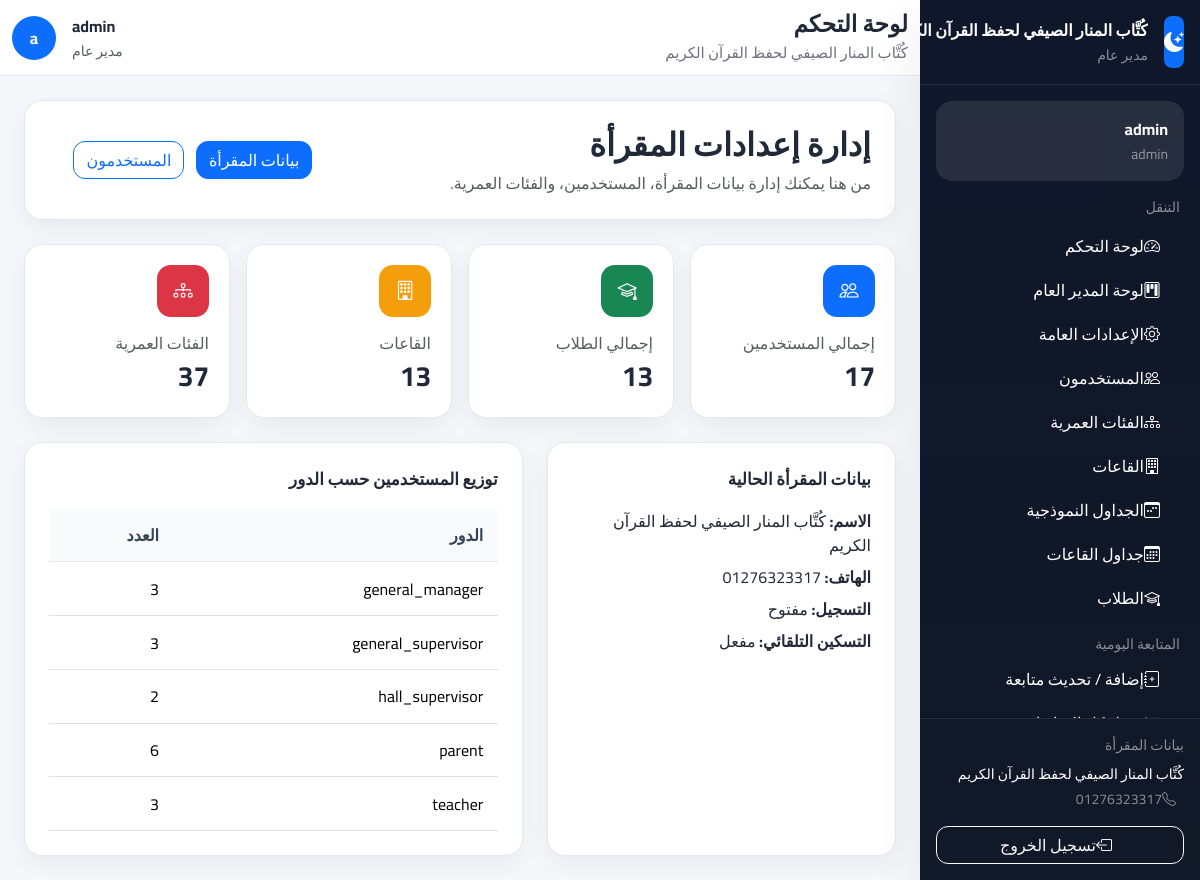
The app's page /accounts/settings/ (signed in) with its own data.
### accounts/models.py (models this page shows, shortened)
class SiteSettings(models.Model):
    name = models.CharField(max_length=200, default='مقرأة القرآن الكريم', verbose_name='اسم المقرأة')
    logo = models.ImageField(upload_to='settings/', blank=True, null=True, verbose_name='الشعار')
    address = models.CharField(max_length=300, blank=True, verbose_name='العنوان')
    phone = models.CharField(max_length=20, blank=True, verbose_name='الهاتف')
    email = models.EmailField(blank=True, verbose_name='البريد الإلكتروني')
    description = models.TextField(blank=True, verbose_name='نبذة عن المقرأة')
    allow_registration = models.BooleanField(default=True, verbose_name='السماح بالتسجيل')
    auto_assign_halls = models.BooleanField(default=True, verbose_name='التسكين التلقائي')
    max_age_limit = models.PositiveIntegerField(default=15, verbose_name='الحد الأقصى للسن')
    min_age_limit = models.PositiveIntegerField(default=3, verbose_name='الحد الأدنى للسن')
    attendance_start_time = models.TimeField(default='08:00', verbose_name='وقت بداية الحضور')
    late_threshold_minutes = models.PositiveIntegerField(default=15, verbose_name='دقائق التأخير')
    facebook = models.URLField(blank=True, verbose_name='فيسبوك')
    whatsapp = models.CharField(max_length=20, blank=True, verbose_name='واتساب')
    updated_at = models.DateTimeField(auto_now=True)
    updated_by = models.ForeignKey(
        User,
        on_delete=models.SET_NULL,
        null=True,
        blank=True,
        verbose_name='آخر تعديل بواسطة'
    )
    @classmethod
    def get_settings(cls):
        obj, _ = cls.objects.get_or_create(pk=1)
        return obj
    class Meta:
        verbose_name = 'إعدادات الموقع'
        verbose_name_plural = 'إعدادات الموقع'

class User(AbstractUser):
    ROLE_GENERAL_MANAGER    = 'general_manager'
    ROLE_GENERAL_SUPERVISOR = 'general_supervisor'
    ROLE_HALL_SUPERVISOR    = 'hall_supervisor'
    ROLE_TEACHER            = 'teacher'
    ROLE_PARENT             = 'parent'
    ROLES = [
        (ROLE_GENERAL_MANAGER,    'مدير عام'),
        (ROLE_GENERAL_SUPERVISOR, 'مشرف عام'),
        (ROLE_HALL_SUPERVISOR,    'مشرف قاعات'),
        (ROLE_TEACHER,            'معلم'),
        (ROLE_PARENT,             'ولي أمر'),
    ]
    role = models.CharField(
        max_length=30,
        choices=ROLES,
        default=ROLE_PARENT,
        verbose_name='الدور الوظيفي'
    )
    phone = models.CharField(
        max_length=20,
        blank=True,
        null=True,
        unique=True,           # ← جديد: لا يُسمح بتكرار رقم الهاتف
        verbose_name='رقم الهاتف'
    )
    profile_picture = models.ImageField(
        upload_to='profiles/',
        blank=True,
        null=True,
        verbose_name='الصورة الشخصية'
    )
    can_manage_users       = models.BooleanField(default=False, verbose_name='إدارة المستخدمين')
    can_manage_halls       = models.BooleanField(default=False, verbose_name='إدارة القاعات')
    can_manage_students    = models.BooleanField(default=False, verbose_name='إدارة الطلاب')
    can_manage_attendance  = models.BooleanField(default=False, verbose_name='إدارة الحضور')
    can_manage_evaluations = models.BooleanField(default=False, verbose_name='إدارة التقييمات')
    can_manage_settings    = models.BooleanField(default=False, verbose_name='إدارة الإعدادات')
    @property
    def is_general_manager(self):
        return self.role == self.ROLE_GENERAL_MANAGER
    @property
    def is_general_supervisor(self):
        return self.role == self.ROLE_GENERAL_SUPERVISOR
    @property
    def is_hall_supervisor(self):
        return self.role == self.ROLE_HALL_SUPERVISOR
    @property
    def is_teacher(self):
        return self.role == self.ROLE_TEACHER
    @property
    def is_parent(self):
        return self.role == self.ROLE_PARENT
    class Meta:
        verbose_name        = 'مستخدم'
        verbose_name_plural = 'المستخدمون'

### accounts/views_settings.py (the view)
class SettingsHomeView(GeneralManagerRequiredMixin, View):
    def get(self, request):
        settings = SiteSettings.get_settings()
        context = {
            'settings': settings,
            'total_users': User.objects.count(),
            'total_students': Student.objects.count(),
            'total_halls': Hall.objects.count(),
            'total_age_groups': AgeGroup.objects.count(),
            'staff_by_role': User.objects.values('role').annotate(count=Count('id')),
        }
        return render(request, 'settings/home.html', context)

### templates/settings/home.html (shortened to what this page needs)
{% extends "base.html" %}
{% block content %}
<div class="page-card p-4 mb-4">
    <div class="row g-3 align-items-center">
        <div class="col-lg-8">
            <h2 class="fw-bold mb-2">إدارة إعدادات المقرأة</h2>
            <p class="text-muted mb-0">
                من هنا يمكنك إدارة بيانات المقرأة، المستخدمين، والفئات العمرية.
            </p>
        </div>
        <div class="col-lg-4 text-lg-start text-center">
            <a href="{% url 'settings:site' %}" class="btn btn-primary me-2">بيانات المقرأة</a>
            <a href="{% url 'settings:users' %}" class="btn btn-outline-primary">المستخدمون</a>
        </div>
    </div>
</div>
<div class="row g-3 mb-4">
    <div class="col-md-3">
        <div class="stat-card">
            <div class="stat-icon bg-primary"><i class="bi bi-people"></i></div>
            <div class="text-muted">إجمالي المستخدمين</div>
            <div class="fs-3 fw-bold">{{ total_users }}</div>
        </div>
    </div>
    <div class="col-md-3">
        <div class="stat-card">
            <div class="stat-icon bg-success"><i class="bi bi-mortarboard"></i></div>
            <div class="text-muted">إجمالي الطلاب</div>
            <div class="fs-3 fw-bold">{{ total_students }}</div>
        </div>
    </div>
    <div class="col-md-3">
        <div class="stat-card">
            <div class="stat-icon" style="background:#f59e0b;"><i class="bi bi-building"></i></div>
            <div class="text-muted">القاعات</div>
            <div class="fs-3 fw-bold">{{ total_halls }}</div>
        </div>
    </div>
    <div class="col-md-3">
        <div class="stat-card">
            <div class="stat-icon bg-danger"><i class="bi bi-diagram-3"></i></div>
            <div class="text-muted">الفئات العمرية</div>
            <div class="fs-3 fw-bold">{{ total_age_groups }}</div>
        </div>
    </div>
</div>
<div class="row g-4">
    <div class="col-lg-5">
        <div class="page-card p-4 h-100">
            <div class="section-title">بيانات المقرأة الحالية</div>
            <ul class="list-unstyled mb-0">
                <li class="mb-2"><strong>الاسم:</strong> {{ settings.name }}</li>
                {% if settings.phone %}<li class="mb-2"><strong>الهاتف:</strong> {{ settings.phone }}</li>{% endif %}
                <li class="mb-2"><strong>التسجيل:</strong> {% if settings.allow_registration %}مفتوح{% else %}مغلق{% endif %}</li>
                <li class="mb-0"><strong>التسكين التلقائي:</strong> {% if settings.auto_assign_halls %}مفعل{% else %}غير مفعل{% endif %}</li>
            </ul>
        </div>
    </div>
    <div class="col-lg-7">
        <div class="page-card p-4 h-100">
            <div class="section-title">توزيع المستخدمين حسب الدور</div>
            {% if staff_by_role %}
                <div class="table-responsive">
                    <table class="table table-modern">
                        <thead>
                            <tr>
                                <th>الدور</th>
                                <th>العدد</th>
                            </tr>
                        </thead>
                        <tbody>
                            {% for row in staff_by_role %}
                                <tr>
                                    <td>{{ row.role }}</td>
                                    <td>{{ row.count }}</td>
                                </tr>
                            {% endfor %}
                        </tbody>
                    </table>
                </div>
            {% else %}
                <div class="empty-state">لا توجد بيانات بعد.</div>
            {% endif %}
        </div>
    </div>
</div>
{% endblock %}

### templates/partials/sidebar.html (shortened to what this page needs)
<aside class="sidebar d-flex flex-column" id="appSidebar">
    <div class="p-3 border-bottom border-secondary border-opacity-25">
        <div class="d-flex align-items-center gap-3">
            {% if SITE_LOGO and SITE_LOGO.url %}
                <img src="{{ SITE_LOGO.url }}" alt="{{ SITE_NAME }}" class="rounded-3"
                     width="52" height="52" style="object-fit: cover;">
            {% else %}
                <div class="bg-primary rounded-3 d-flex align-items-center justify-content-center text-white"
                     style="width:52px;height:52px;">
                    <i class="bi bi-moon-stars-fill fs-5"></i>
                </div>
            {% endif %}
            <div class="min-w-0">
                <div class="fw-bold text-white text-truncate">{{ SITE_NAME|default:"مقرأة تحفيظ القرآن الكريم" }}</div>
                <small class="text-white-50">{{ user.get_role_display }}</small>
            </div>
        </div>
    </div>
    <div class="p-3 overflow-y-auto flex-grow-1">
        <div class="bg-white bg-opacity-10 rounded-4 p-3 mb-3">
            <div class="fw-bold text-white">{{ user.get_full_name|default:user.username }}</div>
            <small class="text-white-50">{{ user.username }}</small>
        </div>
        <div class="small text-uppercase text-white-50 mb-2 px-1">التنقل</div>
        <nav class="nav flex-column gap-1">
            <a class="nav-link text-white rounded-3 px-3 py-2" href="{% url 'accounts:dashboard' %}">
                <i class="bi bi-speedometer2 ms-2"></i>لوحة التحكم
            </a>
            {% if user.is_general_manager %}
                <a class="nav-link text-white rounded-3 px-3 py-2" href="{% url 'dashboard:manager' %}">
                    <i class="bi bi-kanban ms-2"></i>لوحة المدير العام
                </a>
                <a class="nav-link text-white rounded-3 px-3 py-2" href="{% url 'settings:home' %}">
                    <i class="bi bi-gear ms-2"></i>الإعدادات العامة
                </a>
                <a class="nav-link text-white rounded-3 px-3 py-2" href="{% url 'settings:users' %}">
                    <i class="bi bi-people ms-2"></i>المستخدمون
                </a>
                <a class="nav-link text-white rounded-3 px-3 py-2" href="{% url 'settings:age_groups' %}">
                    <i class="bi bi-diagram-3 ms-2"></i>الفئات العمرية
                </a>
            {% endif %}
            {% if user.is_general_manager or user.is_general_supervisor or user.is_hall_supervisor or user.is_teacher %}
                <a class="nav-link text-white rounded-3 px-3 py-2" href="{% url 'halls:list' %}">
                    <i class="bi bi-building ms-2"></i>القاعات
                </a>
                {% if user.is_general_manager or user.is_general_supervisor %}
                    <a class="nav-link text-white rounded-3 px-3 py-2" href="{% url 'halls:templates' %}">
                        <i class="bi bi-calendar3-week ms-2"></i>الجداول النموذجية
                    </a>
                {% endif %}
                <a class="nav-link text-white rounded-3 px-3 py-2" href="{% url 'halls:all_schedules' %}">
                    <i class="bi bi-calendar3 ms-2"></i>جداول القاعات
                </a>
                <a class="nav-link text-white rounded-3 px-3 py-2" href="{% url 'students:list' %}">
                    <i class="bi bi-mortarboard ms-2"></i>الطلاب
                </a>
            {% endif %}
        </nav>
        {% if user.is_hall_supervisor or user.is_general_supervisor or user.is_general_manager %}
        <div class="small text-uppercase text-white-50 mt-3 mb-1 px-1">المتابعة اليومية</div>
        <nav class="nav flex-column gap-1">
            <a class="nav-link text-white rounded-3 px-3 py-2" href="{% url 'evaluations:add_followup' %}">
                <i class="bi bi-journal-plus ms-2"></i>إضافة / تحديث متابعة
            </a>
            <a class="nav-link text-white rounded-3 px-3 py-2" href="{% url 'evaluations:all_followups' %}">
                <i class="bi bi-list-ul ms-2"></i>سجل كل المتابعات
            </a>
        </nav>
        {% endif %}
    </div>
    <div class="mt-auto p-3 border-top border-secondary border-opacity-25 flex-shrink-0">
        <div class="small text-white-50 mb-2">بيانات المقرأة</div>
        <div class="text-white small">{{ SITE_NAME }}</div>
        {% if SITE_PHONE %}
        <div class="text-white-50 small mt-1">
            <i class="bi bi-telephone ms-2"></i>{{ SITE_PHONE }}
        </div>
        {% endif %}
        <form method="post" action="{% url 'accounts:logout' %}" class="mt-3">
            <button type="submit" class="btn btn-outline-light w-100">
                <i class="bi bi-box-arrow-left ms-2"></i>تسجيل الخروج
            </button>
        </form>
    </div>
</aside>

### templates/partials/header.html (shortened to what this page needs)
<header class="topbar d-flex align-items-center">
    <div class="container-fluid">
        <div class="d-flex align-items-center justify-content-between gap-3">
            <div class="d-flex align-items-center gap-2">
                <div>
                    <h1 class="page-title">{% block page_title %}لوحة التحكم{% endblock %}</h1>
                    <div class="page-subtitle">{{ SITE_NAME|default:"مقرأة تحفيظ القرآن الكريم" }}</div>
                </div>
            </div>
            <div class="d-flex align-items-center gap-3">
                <div class="text-end d-none d-sm-block">
                    <div class="fw-bold">{{ user.get_full_name|default:user.username }}</div>
                    <small class="text-muted">{{ user.get_role_display }}</small>
                </div>
                <div class="rounded-circle bg-primary text-white d-flex align-items-center justify-content-center fw-bold"
                     style="width:44px;height:44px;">
                    {{ user.first_name|default:user.username|slice:":1" }}
                </div>
            </div>
        </div>
    </div>
</header>

### records on screen
SiteSettings: name "كُتَّاب المنار الصيفي لحفظ القرآن…", name "كُتَّاب المنار الصيفي لحفظ القرآن الكريم", phone "01276323317"
User: role "مدير عام", get_full_name "admin", username "admin", first_name "a"

### other values on screen
{{ total_users }} "17"
{{ total_students }} "13"
{{ total_halls }} "13"
{{ total_age_groups }} "37"
{{ row.role }} "general_manager" "general_supervisor" "hall_supervisor" "parent" "teacher"
{{ row.count }} "3" "3" "2" "6" "3"
